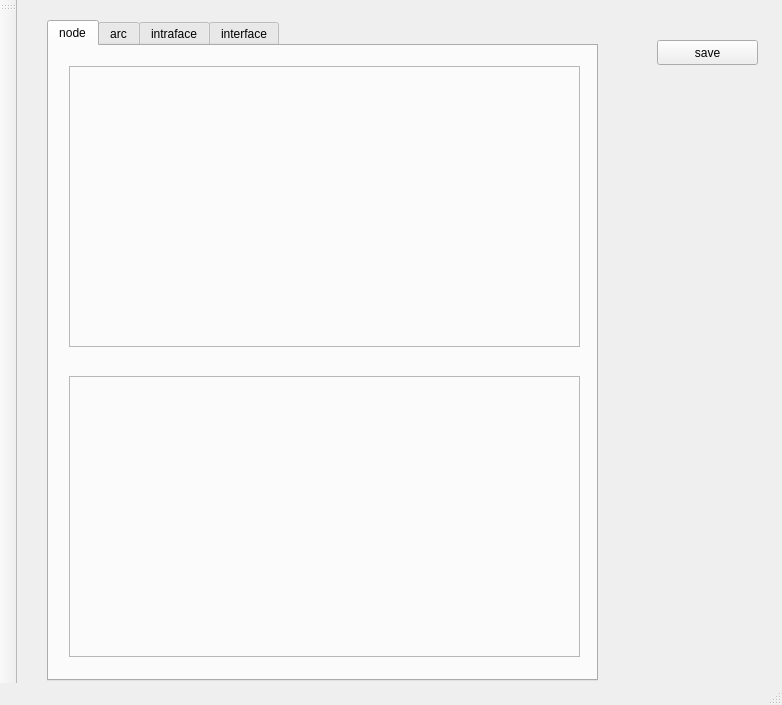
<?xml version="1.0" encoding="UTF-8"?>
<ui version="4.0">
 <class>MainWindow</class>
 <widget class="QMainWindow" name="MainWindow">
  <property name="geometry">
   <rect>
    <x>0</x>
    <y>0</y>
    <width>782</width>
    <height>705</height>
   </rect>
  </property>
  <property name="sizePolicy">
   <sizepolicy hsizetype="Expanding" vsizetype="Expanding">
    <horstretch>0</horstretch>
    <verstretch>0</verstretch>
   </sizepolicy>
  </property>
  <property name="minimumSize">
   <size>
    <width>100</width>
    <height>0</height>
   </size>
  </property>
  <property name="windowTitle">
   <string>Process Modeller</string>
  </property>
  <property name="dockNestingEnabled">
   <bool>false</bool>
  </property>
  <property name="dockOptions">
   <set>QMainWindow::AllowTabbedDocks|QMainWindow::AnimatedDocks|QMainWindow::ForceTabbedDocks|QMainWindow::VerticalTabs</set>
  </property>
  <widget class="QWidget" name="centralwidget">
   <property name="layoutDirection">
    <enum>Qt::LeftToRight</enum>
   </property>
   <widget class="QTabWidget" name="tabWidget">
    <property name="geometry">
     <rect>
      <x>30</x>
      <y>20</y>
      <width>551</width>
      <height>661</height>
     </rect>
    </property>
    <property name="currentIndex">
     <number>0</number>
    </property>
    <widget class="QWidget" name="tab_node">
     <attribute name="title">
      <string>node</string>
     </attribute>
     <widget class="QFrame" name="frameNodeTop">
      <property name="geometry">
       <rect>
        <x>20</x>
        <y>20</y>
        <width>511</width>
        <height>281</height>
       </rect>
      </property>
      <property name="frameShape">
       <enum>QFrame::StyledPanel</enum>
      </property>
      <property name="frameShadow">
       <enum>QFrame::Raised</enum>
      </property>
      <widget class="QWidget" name="verticalLayoutWidget">
       <property name="geometry">
        <rect>
         <x>10</x>
         <y>10</y>
         <width>491</width>
         <height>261</height>
        </rect>
       </property>
       <layout class="QVBoxLayout" name="verticalLayoutNodeTop"/>
      </widget>
     </widget>
     <widget class="QFrame" name="frameNodeBottom">
      <property name="geometry">
       <rect>
        <x>20</x>
        <y>330</y>
        <width>511</width>
        <height>281</height>
       </rect>
      </property>
      <property name="frameShape">
       <enum>QFrame::StyledPanel</enum>
      </property>
      <property name="frameShadow">
       <enum>QFrame::Raised</enum>
      </property>
      <widget class="QWidget" name="verticalLayoutWidget_2">
       <property name="geometry">
        <rect>
         <x>10</x>
         <y>10</y>
         <width>491</width>
         <height>261</height>
        </rect>
       </property>
       <layout class="QVBoxLayout" name="verticalLayoutNodeBottom"/>
      </widget>
     </widget>
    </widget>
    <widget class="QWidget" name="tab_arc">
     <attribute name="title">
      <string>arc</string>
     </attribute>
     <widget class="QFrame" name="frameArcTop">
      <property name="geometry">
       <rect>
        <x>20</x>
        <y>20</y>
        <width>511</width>
        <height>281</height>
       </rect>
      </property>
      <property name="frameShape">
       <enum>QFrame::StyledPanel</enum>
      </property>
      <property name="frameShadow">
       <enum>QFrame::Raised</enum>
      </property>
      <widget class="QWidget" name="verticalLayoutWidget_11">
       <property name="geometry">
        <rect>
         <x>10</x>
         <y>10</y>
         <width>491</width>
         <height>261</height>
        </rect>
       </property>
       <layout class="QVBoxLayout" name="verticalLayoutArcTop"/>
      </widget>
     </widget>
     <widget class="QFrame" name="frameArcBottom">
      <property name="geometry">
       <rect>
        <x>20</x>
        <y>330</y>
        <width>511</width>
        <height>281</height>
       </rect>
      </property>
      <property name="frameShape">
       <enum>QFrame::StyledPanel</enum>
      </property>
      <property name="frameShadow">
       <enum>QFrame::Raised</enum>
      </property>
      <widget class="QWidget" name="verticalLayoutWidget_3">
       <property name="geometry">
        <rect>
         <x>10</x>
         <y>10</y>
         <width>491</width>
         <height>261</height>
        </rect>
       </property>
       <layout class="QVBoxLayout" name="verticalLayoutArcBottom"/>
      </widget>
     </widget>
    </widget>
    <widget class="QWidget" name="tab_intraface">
     <attribute name="title">
      <string>intraface</string>
     </attribute>
     <widget class="QFrame" name="frameIntraTop">
      <property name="geometry">
       <rect>
        <x>20</x>
        <y>20</y>
        <width>511</width>
        <height>281</height>
       </rect>
      </property>
      <property name="frameShape">
       <enum>QFrame::StyledPanel</enum>
      </property>
      <property name="frameShadow">
       <enum>QFrame::Raised</enum>
      </property>
      <widget class="QWidget" name="verticalLayoutWidget_5">
       <property name="geometry">
        <rect>
         <x>10</x>
         <y>10</y>
         <width>491</width>
         <height>261</height>
        </rect>
       </property>
       <layout class="QVBoxLayout" name="verticalLayoutIntraTop"/>
      </widget>
     </widget>
     <widget class="QFrame" name="frameIntraBottom">
      <property name="geometry">
       <rect>
        <x>20</x>
        <y>330</y>
        <width>511</width>
        <height>281</height>
       </rect>
      </property>
      <property name="frameShape">
       <enum>QFrame::StyledPanel</enum>
      </property>
      <property name="frameShadow">
       <enum>QFrame::Raised</enum>
      </property>
      <widget class="QWidget" name="verticalLayoutWidget_4">
       <property name="geometry">
        <rect>
         <x>10</x>
         <y>10</y>
         <width>491</width>
         <height>261</height>
        </rect>
       </property>
       <layout class="QVBoxLayout" name="verticalLayoutIntraBottom"/>
      </widget>
     </widget>
    </widget>
    <widget class="QWidget" name="tab_interface">
     <attribute name="title">
      <string>interface</string>
     </attribute>
     <widget class="QFrame" name="frameInterTop">
      <property name="geometry">
       <rect>
        <x>20</x>
        <y>20</y>
        <width>511</width>
        <height>281</height>
       </rect>
      </property>
      <property name="frameShape">
       <enum>QFrame::StyledPanel</enum>
      </property>
      <property name="frameShadow">
       <enum>QFrame::Raised</enum>
      </property>
      <widget class="QWidget" name="verticalLayoutWidget_6">
       <property name="geometry">
        <rect>
         <x>10</x>
         <y>10</y>
         <width>491</width>
         <height>261</height>
        </rect>
       </property>
       <layout class="QVBoxLayout" name="verticalLayoutInterTop"/>
      </widget>
     </widget>
     <widget class="QFrame" name="frameInterBottom">
      <property name="geometry">
       <rect>
        <x>20</x>
        <y>330</y>
        <width>511</width>
        <height>281</height>
       </rect>
      </property>
      <property name="frameShape">
       <enum>QFrame::StyledPanel</enum>
      </property>
      <property name="frameShadow">
       <enum>QFrame::Raised</enum>
      </property>
      <widget class="QWidget" name="verticalLayoutWidget_7">
       <property name="geometry">
        <rect>
         <x>10</x>
         <y>10</y>
         <width>491</width>
         <height>261</height>
        </rect>
       </property>
       <layout class="QVBoxLayout" name="verticalLayoutInterBottom"/>
      </widget>
     </widget>
    </widget>
   </widget>
   <widget class="QPushButton" name="pushNodeSave">
    <property name="geometry">
     <rect>
      <x>640</x>
      <y>40</y>
      <width>101</width>
      <height>25</height>
     </rect>
    </property>
    <property name="text">
     <string>save</string>
    </property>
   </widget>
  </widget>
  <widget class="QStatusBar" name="statusbar"/>
  <widget class="QToolBar" name="toolBar">
   <property name="orientation">
    <enum>Qt::Vertical</enum>
   </property>
   <attribute name="toolBarArea">
    <enum>LeftToolBarArea</enum>
   </attribute>
   <attribute name="toolBarBreak">
    <bool>false</bool>
   </attribute>
  </widget>
 </widget>
 <resources/>
 <connections/>
</ui>
